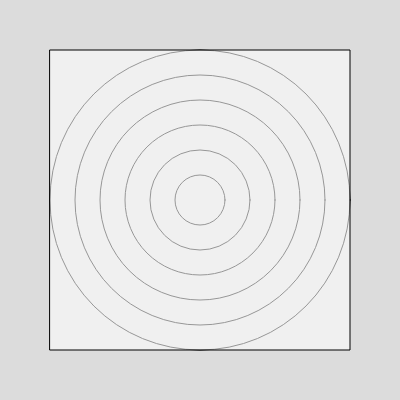
Frame 1 (no input)
Frame 60 (no input): identical to frame 1, image omitted
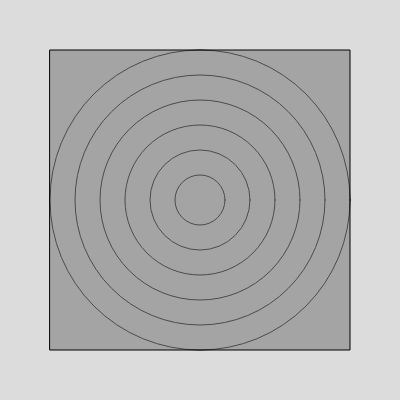
Frame 120 (the mouse pressed at the canvas centre since frame 60)

The p5.js sketch that drew these frames (run headless with seeded random() and noise() and a simulated clock; from frame 60 on, the mouse is pressed at the canvas centre):

// p5.js sketch
// ── sketch.js
function setup() {
  createCanvas(400, 400);
    rectMode(CENTER);
}

function draw() {
  background(220);
  
  for (let i = 50; i <=300; i+= 50) {
noFill ()
    circle (width/2, height/2, i)
}
  
  if (mouseX < width / 4) {
 fill(255, 150);
  } else if (mouseX < (width / 4) * 3) {
   fill(127, 150);
  } else {
fill(0, 150);
  }
   square(width / 2, height / 2, 300);
}
